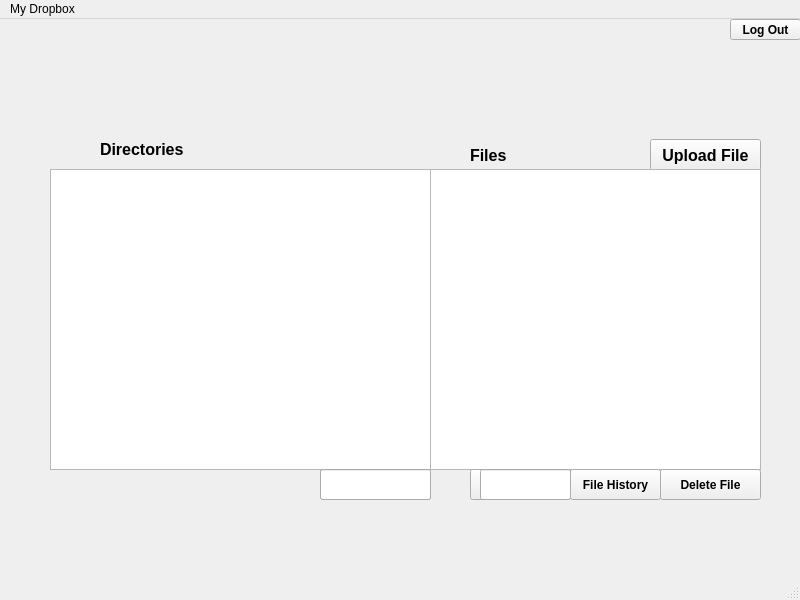
<?xml version="1.0" encoding="UTF-8"?>
<ui version="4.0">
 <class>home</class>
 <widget class="QMainWindow" name="home">
  <property name="geometry">
   <rect>
    <x>0</x>
    <y>0</y>
    <width>800</width>
    <height>600</height>
   </rect>
  </property>
  <property name="sizePolicy">
   <sizepolicy hsizetype="Maximum" vsizetype="Maximum">
    <horstretch>1</horstretch>
    <verstretch>0</verstretch>
   </sizepolicy>
  </property>
  <property name="windowTitle">
   <string>MainWindow</string>
  </property>
  <widget class="QWidget" name="centralwidget">
   <widget class="QLabel" name="label">
    <property name="geometry">
     <rect>
      <x>280</x>
      <y>10</y>
      <width>201</width>
      <height>51</height>
     </rect>
    </property>
    <property name="font">
     <font>
      <pointsize>22</pointsize>
      <weight>50</weight>
      <bold>false</bold>
     </font>
    </property>
    <property name="text">
     <string/>
    </property>
    <property name="pixmap">
     <pixmap>../build-MyDropbox-Desktop-Debug/db.png</pixmap>
    </property>
    <property name="scaledContents">
     <bool>true</bool>
    </property>
   </widget>
   <widget class="QPushButton" name="pushButton_3">
    <property name="geometry">
     <rect>
      <x>730</x>
      <y>0</y>
      <width>71</width>
      <height>21</height>
     </rect>
    </property>
    <property name="font">
     <font>
      <weight>75</weight>
      <bold>true</bold>
     </font>
    </property>
    <property name="text">
     <string>Log Out</string>
    </property>
   </widget>
   <widget class="QTreeView" name="treeView">
    <property name="geometry">
     <rect>
      <x>50</x>
      <y>150</y>
      <width>381</width>
      <height>301</height>
     </rect>
    </property>
   </widget>
   <widget class="QPushButton" name="pushButton_2">
    <property name="geometry">
     <rect>
      <x>650</x>
      <y>120</y>
      <width>111</width>
      <height>32</height>
     </rect>
    </property>
    <property name="font">
     <font>
      <pointsize>12</pointsize>
      <weight>75</weight>
      <bold>true</bold>
     </font>
    </property>
    <property name="text">
     <string>Upload File</string>
    </property>
   </widget>
   <widget class="QLabel" name="label_2">
    <property name="geometry">
     <rect>
      <x>100</x>
      <y>110</y>
      <width>111</width>
      <height>41</height>
     </rect>
    </property>
    <property name="font">
     <font>
      <pointsize>12</pointsize>
      <weight>75</weight>
      <bold>true</bold>
     </font>
    </property>
    <property name="text">
     <string>Directories</string>
    </property>
   </widget>
   <widget class="QLabel" name="label_3">
    <property name="geometry">
     <rect>
      <x>330</x>
      <y>490</y>
      <width>241</width>
      <height>20</height>
     </rect>
    </property>
    <property name="font">
     <font>
      <pointsize>12</pointsize>
      <weight>75</weight>
      <bold>true</bold>
     </font>
    </property>
    <property name="text">
     <string/>
    </property>
    <property name="alignment">
     <set>Qt::AlignRight|Qt::AlignTrailing|Qt::AlignVCenter</set>
    </property>
   </widget>
   <widget class="QListView" name="listView">
    <property name="geometry">
     <rect>
      <x>430</x>
      <y>150</y>
      <width>331</width>
      <height>301</height>
     </rect>
    </property>
   </widget>
   <widget class="QLabel" name="label_4">
    <property name="geometry">
     <rect>
      <x>470</x>
      <y>126</y>
      <width>67</width>
      <height>21</height>
     </rect>
    </property>
    <property name="font">
     <font>
      <pointsize>12</pointsize>
      <weight>75</weight>
      <bold>true</bold>
     </font>
    </property>
    <property name="text">
     <string>Files</string>
    </property>
   </widget>
   <widget class="QPushButton" name="pushButton">
    <property name="geometry">
     <rect>
      <x>570</x>
      <y>450</y>
      <width>91</width>
      <height>31</height>
     </rect>
    </property>
    <property name="font">
     <font>
      <weight>75</weight>
      <italic>false</italic>
      <bold>true</bold>
     </font>
    </property>
    <property name="text">
     <string>File History</string>
    </property>
   </widget>
   <widget class="QPushButton" name="pushButton_4">
    <property name="geometry">
     <rect>
      <x>320</x>
      <y>450</y>
      <width>111</width>
      <height>31</height>
     </rect>
    </property>
    <property name="font">
     <font>
      <weight>75</weight>
      <bold>true</bold>
     </font>
    </property>
    <property name="text">
     <string>Add Folder</string>
    </property>
   </widget>
   <widget class="QPushButton" name="pushButton_5">
    <property name="geometry">
     <rect>
      <x>660</x>
      <y>450</y>
      <width>101</width>
      <height>31</height>
     </rect>
    </property>
    <property name="font">
     <font>
      <weight>75</weight>
      <bold>true</bold>
     </font>
    </property>
    <property name="text">
     <string>Delete File</string>
    </property>
   </widget>
   <widget class="QPushButton" name="pushButton_6">
    <property name="geometry">
     <rect>
      <x>470</x>
      <y>450</y>
      <width>101</width>
      <height>31</height>
     </rect>
    </property>
    <property name="font">
     <font>
      <weight>75</weight>
      <bold>true</bold>
     </font>
    </property>
    <property name="text">
     <string>Share File</string>
    </property>
   </widget>
   <widget class="QLineEdit" name="lineEdit">
    <property name="geometry">
     <rect>
      <x>480</x>
      <y>450</y>
      <width>91</width>
      <height>31</height>
     </rect>
    </property>
   </widget>
   <widget class="QLineEdit" name="lineEdit_2">
    <property name="geometry">
     <rect>
      <x>320</x>
      <y>450</y>
      <width>111</width>
      <height>31</height>
     </rect>
    </property>
   </widget>
   <widget class="QLabel" name="label_5">
    <property name="geometry">
     <rect>
      <x>590</x>
      <y>0</y>
      <width>141</width>
      <height>21</height>
     </rect>
    </property>
    <property name="font">
     <font>
      <pointsize>13</pointsize>
      <weight>75</weight>
      <bold>true</bold>
     </font>
    </property>
    <property name="layoutDirection">
     <enum>Qt::LeftToRight</enum>
    </property>
    <property name="text">
     <string/>
    </property>
    <property name="alignment">
     <set>Qt::AlignRight|Qt::AlignTrailing|Qt::AlignVCenter</set>
    </property>
   </widget>
   <widget class="QLabel" name="label_6">
    <property name="geometry">
     <rect>
      <x>50</x>
      <y>110</y>
      <width>41</width>
      <height>41</height>
     </rect>
    </property>
    <property name="text">
     <string/>
    </property>
    <property name="pixmap">
     <pixmap>../build-MyDropbox-Desktop-Debug/folder.jpg</pixmap>
    </property>
    <property name="scaledContents">
     <bool>true</bool>
    </property>
   </widget>
   <widget class="QLabel" name="label_7">
    <property name="geometry">
     <rect>
      <x>430</x>
      <y>120</y>
      <width>31</width>
      <height>31</height>
     </rect>
    </property>
    <property name="text">
     <string/>
    </property>
    <property name="pixmap">
     <pixmap>../build-MyDropbox-Desktop-Debug/file.png</pixmap>
    </property>
    <property name="scaledContents">
     <bool>true</bool>
    </property>
   </widget>
  </widget>
  <widget class="QMenuBar" name="menubar">
   <property name="geometry">
    <rect>
     <x>0</x>
     <y>0</y>
     <width>800</width>
     <height>29</height>
    </rect>
   </property>
   <widget class="QMenu" name="menuMy_Dropbox">
    <property name="title">
     <string>My Dropbox</string>
    </property>
   </widget>
   <addaction name="menuMy_Dropbox"/>
  </widget>
  <widget class="QStatusBar" name="statusbar"/>
 </widget>
 <resources/>
 <connections/>
</ui>
